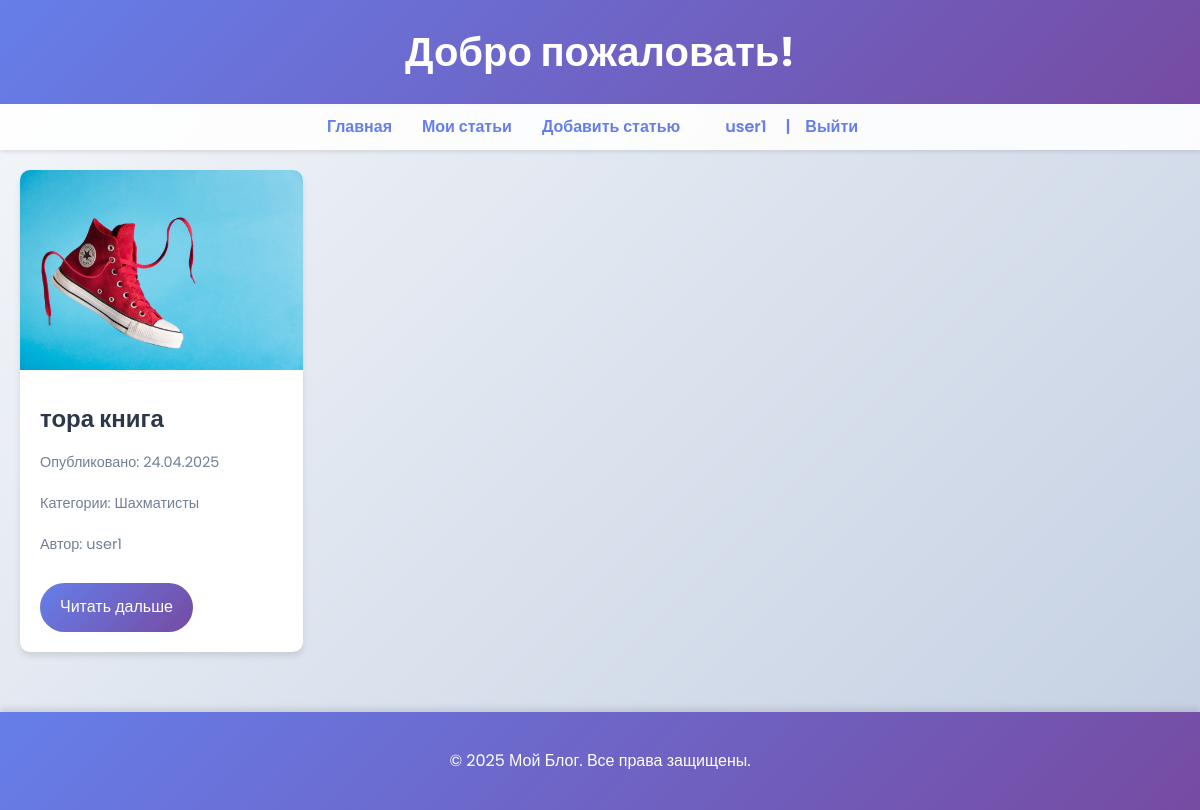
The page /about/ (signed in) on the database its author committed.
### user/models.py (models this page shows, shortened)
class User(AbstractUser):
    photo = models.ImageField(upload_to="user/%Y/%m/%d", null=True, blank=True, verbose_name="Photo")
    date_of_birth = models.DateTimeField(null=True, blank=True, verbose_name="Дата рождение")

### blog/models.py (models this page shows, shortened)
class Post(models.Model):
    title = models.CharField(max_length=200, verbose_name="Название")
    created_at = models.DateTimeField(auto_now_add=True, verbose_name="Дата создания")
    updated_at = models.DateTimeField(auto_now=True, verbose_name="Дата корректировки")
    is_published = models.BooleanField(default=False, verbose_name="Опубликовано")
    slug = models.SlugField(max_length=200, verbose_name="Slug", unique=True)
    content = models.TextField(verbose_name="Контент")
    photo = models.ImageField(upload_to='posts/%Y/%m/%d/', verbose_name="Фото", blank=True, null=True)
    category = models.ForeignKey('Category', on_delete=models.SET_NULL, null=True, verbose_name="Категория")
    auther = models.ForeignKey(get_user_model(), on_delete=models.SET_NULL, related_name='posts', null=True, default=None)
    views = models.PositiveIntegerField(default=0)
    def get_absolute_url(self):
        return reverse("post_detail", kwargs={'slug_name': self.slug})
    class Meta:
        ordering = ['-created_at']
        verbose_name = 'Пост'
        verbose_name_plural = 'Посты'

class Category(models.Model):
    name = models.CharField(max_length=255, verbose_name='Категория', blank=False)
    slug = models.SlugField(max_length=100, unique=True, verbose_name='URL')
    def __str__(self):
        return self.name

### blog/views.py (the view)
# urls.py: path('about/', about, name='about'),
@login_required
def about(request):
    posts = Post.objects.all()
    list_post_user = []
    for i in posts:
        if request.user == i.auther:
            list_post_user.append(i)
    return render(request, 'blog/about.html', {'posts': list_post_user})

### blog/templates/blog/about.html
{% extends 'base.html' %}
{% block content %}
<div class="posts-container">
    {% for post in posts %}
    <div class="post-card">
        {% if post.photo %}
        <img src="{{ post.photo.url }}" alt="{{ post.title }}" class="post-image-1">
        {% else %}
        <div class="post-image-1 no-image">Нет фото</div>
        {% endif %}
        <div class="post-content">
            <h3 class="post-title">{{ post.title }}</h3>
            <p class="post-date">Опубликовано: {{ post.created_at|date:"d.m.Y" }}</p>
            <p class="post-date">Категории: {{ post.category }}</p>
            <p class="post-date">Автор: {{ post.auther.username|default:"Неизвестен" }}</p>
            <a href="{{ post.get_absolute_url }}" class="btn-primary">Читать дальше</a>
        </div>
    </div>
    {% empty %}
    <p>Пока нет опубликованных постов.</p>
    {% endfor %}
</div>
{% endblock %}

### templates/base.html (shortened to what this page needs)
{% load static %}
<!DOCTYPE html>
<html lang="ru">
<head>
    <link rel="stylesheet" href="{% static 'blog/css/style.css' %}">
</head>
<body class="body-gradient">
    <header class="header-main">
        <h1 class="header-title">{% block header %}Добро пожаловать!{% endblock %}</h1>
    </header>
    <nav class="nav-menu">
        <a href="{% url 'home' %}" class="nav-link">Главная</a>
        <a href="{% url 'about' %}" class="nav-link">Мои статьи</a>
        <a href="{% url 'add_post' %}" class="nav-link">Добавить статью</a>
        {% if user.is_authenticated %}
        <p class="p-nav-link"><a href="{% url 'profile' %}" class="nav-link">{{ user.username}}</a> |<a href="{% url 'logout' %}" class="nav-link">Выйти</a></p>
        {% else %}
        <a href="{% url 'login' %}" class="nav-link">Войти</a> | <a href="{% url 'registor' %}" class="nav-link">Регистрация</a>
        {% endif %}
    </nav>
    <main class="form-container">
        {% block content %}{% endblock %}
    </main>
    <footer class="footer-main">
        <p>&copy; 2025 Мой Блог. Все права защищены.</p>
    </footer>
</body>
</html>

### blog/static/blog/css/style.css (style rules this page uses)
.body-gradient { font-family: 'Poppins', sans-serif; margin: 0; padding: 0; background: linear-gradient(135deg, #f5f7fa, #c3cfe2); color: #333; line-height: 1.6; }
.header-main { background: linear-gradient(135deg, #667eea, #764ba2); color: white; padding: 20px 0; text-align: center; box-shadow: 0 4px 6px rgba(0, 0, 0, 0.1); }
.header-title { margin: 0; font-size: 2.5rem; animation: fadeInDown 1s ease-in-out; }
.nav-menu { display: flex; justify-content: center; background: rgba(255, 255, 255, 0.9); padding: 10px; box-shadow: 0 2px 4px rgba(0, 0, 0, 0.1); }
.nav-link { color: #667eea; text-decoration: none; margin: 0 15px; font-weight: 600; transition: color 0.3s ease, transform 0.3s ease; }
.p-nav-link { color: #667eea; margin: 0 15px; font-weight: 600; transition: color 0.3s ease, transform 0.3s ease; text-decoration: none; }
.form-container { max-width: 100%; margin: 0 auto; }
.btn-primary { background: linear-gradient(135deg, #667eea, #764ba2); color: white; border: none; padding: 10px 20px; border-radius: 25px; cursor: pointer; font-size: 1rem; transition: transform 0.3s ease, box-shadow 0.3s ease; text-decoration: none; }
.footer-main { background: linear-gradient(135deg, #667eea, #764ba2); color: white; text-align: center; padding: 20px 0; margin-top: 40px; box-shadow: 0 -4px 6px rgba(0, 0, 0, 0.1); }
.posts-container { display: flex; flex-wrap: wrap; gap: 20px; padding: 20px; }
.post-card { background: white; border-radius: 10px; box-shadow: 0 4px 6px rgba(0, 0, 0, 0.1); overflow: hidden; transition: transform 0.3s ease, box-shadow 0.3s ease; }
.post-image-1 { width: 100%; height: 200px; object-fit: cover; }
.post-content { padding: 20px; }
.post-title { margin: 0 0 10px; font-size: 1.5rem; color: #2d3748; }
.post-date { margin: 0 0 15px; font-size: 0.9rem; color: #718096; }
.post-content .btn-primary { display: inline-block; margin-top: 10px; text-align: center; text-decoration: none; }
.post-content { font-size: 1.1rem; line-height: 1.8; color: #2d3748; }

### rows shown on the page
User: username "user1"
Post: photo (picture), title "тора книга", created_at "24.04.2025", category "Шахматисты", auther.username "user1"
